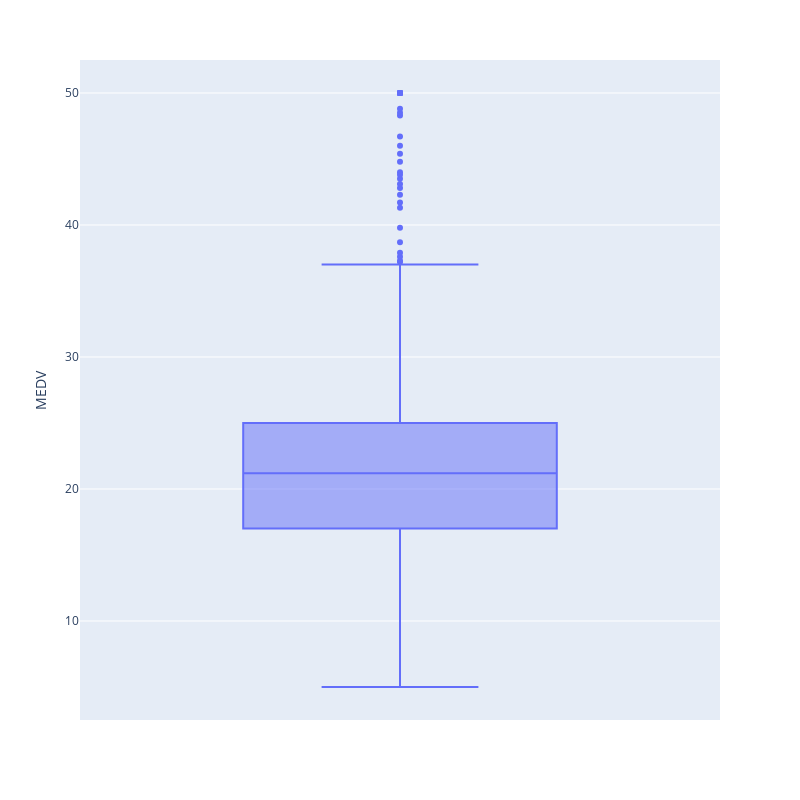

The notebook cell saved with this chart:
### Code cell
fig = px.box(df, y='MEDV')
fig.update_layout(width=800, height=800)
fig.show()

### Figure 1 — Plotly figure (JSON) as saved in the notebook; plotly's stock layout.template omitted (floating-point values rounded to 4 significant figures; data arrays with more than 128 entries replaced by an {"elided": "..."} marker saying what was removed)
{"data": [{"alignmentgroup": "True", "hovertemplate": "MEDV=%{y}<extra></extra>", "legendgroup": "", "marker": {"color": "#636efa"}, "name": "", "notched": false, "offsetgroup": "", "orientation": "v", "showlegend": false, "type": "box", "x0": " ", "xaxis": "x", "y": {"elided": "506 float values"}, "y0": " ", "yaxis": "y"}], "layout": {"boxmode": "group", "height": 800, "legend": {"tracegroupgap": 0}, "margin": {"t": 60}, "width": 800, "xaxis": {"anchor": "y", "autorange": true, "domain": [0, 1], "range": [-0.5, 0.5], "type": "category"}, "yaxis": {"anchor": "x", "autorange": true, "domain": [0, 1], "range": [2.5, 52.5], "title": {"text": "MEDV"}, "type": "linear"}}}
